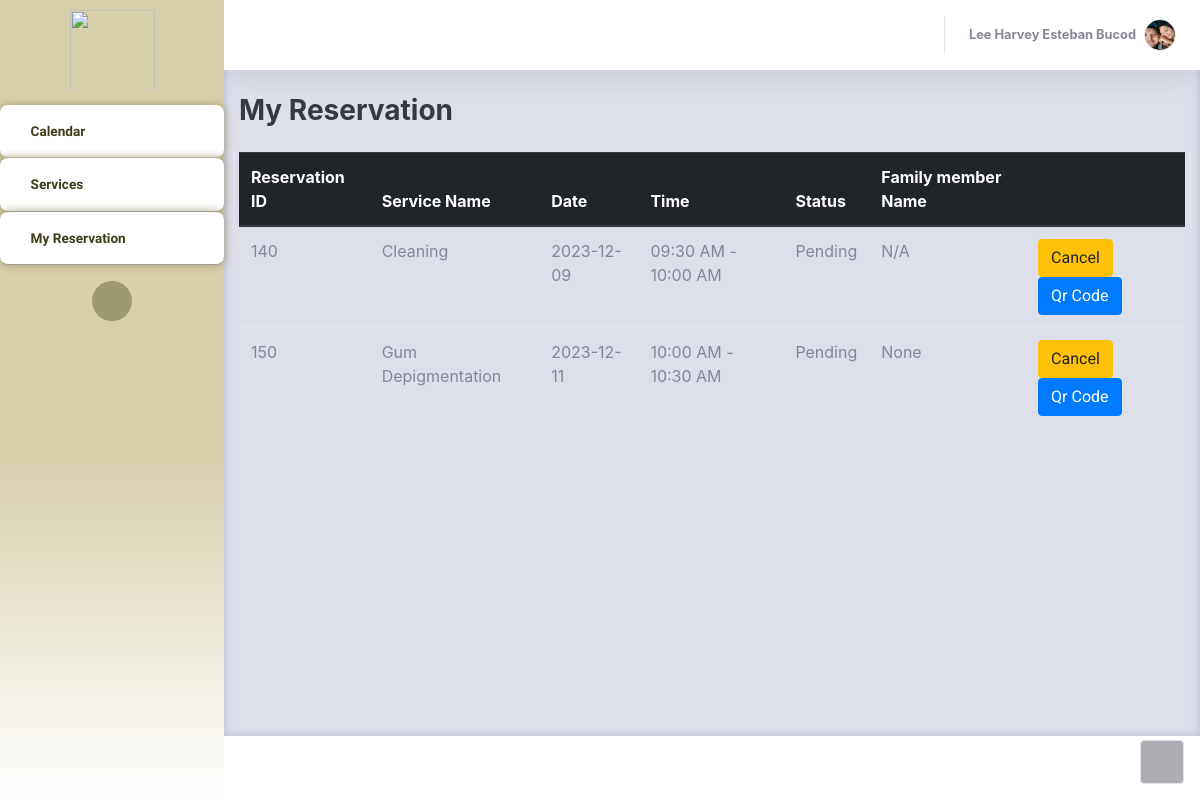
/Thesis1/Admin/PatientsOwnReservation.php (signed in), run on an earlier commit of the app's database.
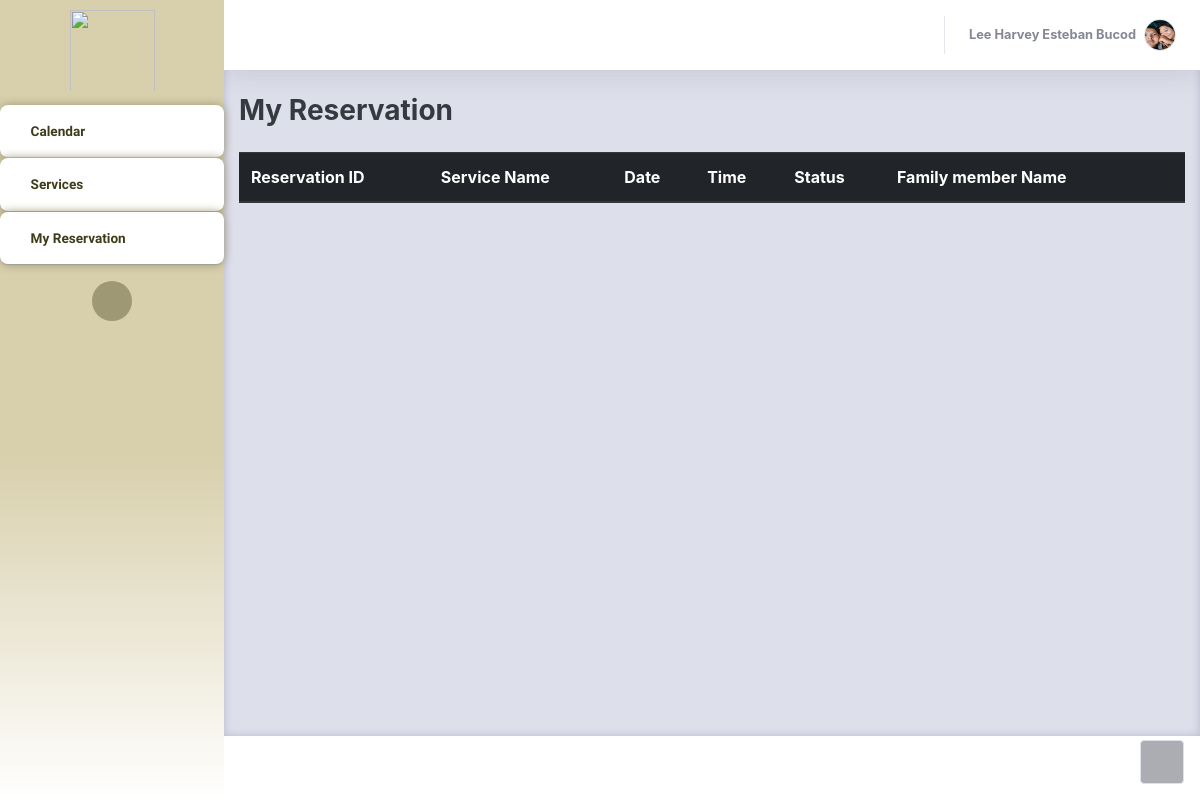
And on a later commit of the database.
### tables this page shows
CREATE TABLE `bookinglog` (
  `resID` int(11) NOT NULL,
  `userID` int(11) NOT NULL,
  `serviceName` varchar(255) NOT NULL,
  `date` date NOT NULL,
  `timeslot` varchar(255) NOT NULL,
  `remarks` varchar(255) NOT NULL,
  `admin_remarks` varchar(255) NOT NULL DEFAULT 'None',
  `walk_in_name` varchar(255) NOT NULL,
  `status` varchar(255) NOT NULL,
  `FamMemberName` varchar(255) NOT NULL DEFAULT 'N/A',
  `confirmationHash` varchar(255) NOT NULL,
  `timestamp` timestamp NOT NULL DEFAULT current_timestamp() ON UPDATE current_timestamp()
);

### Thesis1/Admin/PatientsOwnReservation.php (the view, shortened to what the changed rows need)
<?php
     $con = connection();
     $userID = $_SESSION['UserID'];
?>
<!DOCTYPE html>
<html lang="en">
<head>
    <link rel="stylesheet" href="assets/bootstrap/css/bootstrap.min.css">
    <link rel="stylesheet" href="assets/fonts/fontawesome-all.min.css">
    <link rel="stylesheet" href="assets/fonts/ionicons.min.css">
    <link rel="stylesheet" href="assets/css/aguilaraldo1_section_contact.css">
    <link rel="stylesheet" href="assets/css/Availability---Manage-availability-bookings-appointments_v1.css">
    <link rel="stylesheet" href="assets/css/Basic-Footer.css">
    <link rel="stylesheet" href="assets/css/Black-Navbar.css">
    <link rel="stylesheet" href="assets/css/Block-Responsive-Item-List.css">
    <link rel="stylesheet" href="assets/css/Bootstrap-Calendar.css">
    <link rel="stylesheet" href="assets/css/carousel-circulo.css">
    <link rel="stylesheet" href="assets/css/Carousel-Hero-1.css">
    <link rel="stylesheet" href="assets/css/Carousel-Hero.css">
    <link rel="stylesheet" href="assets/css/Diagonal-div-section.css">
    <link rel="stylesheet" href="assets/css/Feature-Section-MD.css">
    <link rel="stylesheet" href="https://djpsoftwarecdn.azureedge.net/availabilitycss-v1/availability.min.css">
    <link rel="stylesheet" href="assets/css/Login-Form-Basic-icons.css">
    <link rel="stylesheet" href="assets/css/Ultimate-Event-Calendar.css">
</head>
<body id="page-top">
    <div id="wrapper">
        <div class="d-flex flex-column" id="content-wrapper">
            <div id="content" style="background: var(--bs-gray-300);color: var(--bs-black);border-color: var(--bs-yellow);box-shadow: inset 0px 0px 9px var(--bs-gray-500);">
                <div class="container-fluid">
                    <div class="row">
                        <div class="col-md-12 col-xl-12">
                            <div class="table-responsive">
                                <table class="table">
                                    <thead class="thead-dark">
                                        <tr>
                                            <th>Reservation ID</th>
                                            <th>Service Name</th>
                                            <th>Date</th>
                                            <th>Time</th>
                                            <th>Status</th>
                                            <th>Family member Name</th>
                                            <th></th>
                                        </tr>
                                    </thead>
                                    <tbody>
                                      <?php
                                          $sqlstmt = "SELECT `resID`,`serviceName`, `date`, `timeslot`, `status`, `FamMemberName` FROM `bookinglog` WHERE userID = '$userID' AND status = 'Pending'";
                                          $exe = $con-> query($sqlstmt);
                                          while ($row = mysqli_fetch_assoc($exe)) {
                                            $resID = $row['resID'];
                                            $serviceNAme = $row['serviceName'];
                                            $sdate = $row['date'];
                                            $tslot = $row['timeslot'];
                                            $stat = $row['status'];
                                            $famMember = $row['FamMemberName'];
                                            echo '<tr>
                                        <td>'.$resID.'</td>
                                        <td>'.$serviceNAme.'</td>
                                        <td>'.$sdate.'</td>
                                        <td>'.$tslot.'</td>
                                        <td>'.$stat.'</td>
                                        <td>'.$famMember.'</td>
                                        <td>
                                        <button"><a href = "PatientsOwnReservation.php?cancelID='.$resID.'" class ="btn btn-warning">Cancel</a></button>
                                        <button"><a href = "patientsQrcode.php?qrID='.$resID.'" class ="btn btn-primary">Qr Code</a></button>
                                        </td>
                                        </tr>';
                                          }
                                      ?>
                                    </tbody>
                                </table>
                            </div>
                        </div>
                    </div>
                </div>
            </div>
        </div><a class="border rounded d-inline scroll-to-top" href="#page-top"><i class="fas fa-angle-up"></i></a>
    </div>
    <link rel="stylesheet" href="https://cdn.jsdelivr.net/npm/bootstrap@4.0.0/dist/css/bootstrap.min.css">
</body>
</html>

What changed in the data, as far as the page shows it:
removed bookinglog: resID "140", serviceName "Cleaning", date "2023-12-09", timeslot "09:30 AM - 10:00 AM", status "Pending", FamMemberName "N/A"
removed bookinglog: resID "150", serviceName "Gum Depigmentation", date "2023-12-11", timeslot "10:00 AM - 10:30 AM", status "Pending", FamMemberName "None"
